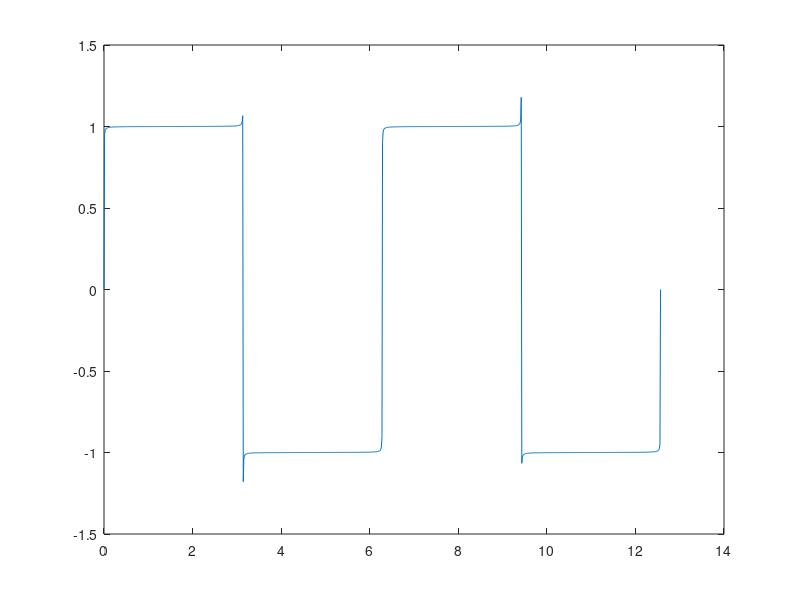

Here is the MATLAB script that generated this plot:
clc;
close all;
clear all;
T = 2*pi;
omega = 2*pi/T;
t = linspace(0,4*pi,1000);
N = 1000; % Harmonics
sq_wave = zeros(size(t));
for n = 1:2:N
    sq_wave = sq_wave + 4/(n*pi)*sin(n*omega*t);
    %plot(t,sq_wave);
    %hold on;
    %pause(2);
end
figure();
plot(t,sq_wave);
